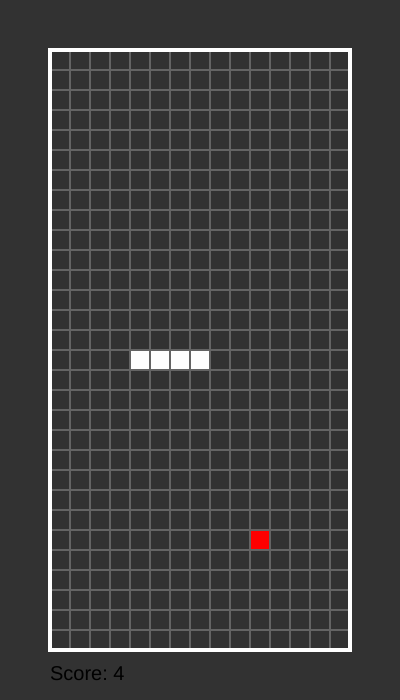
Frame 1 (no input)
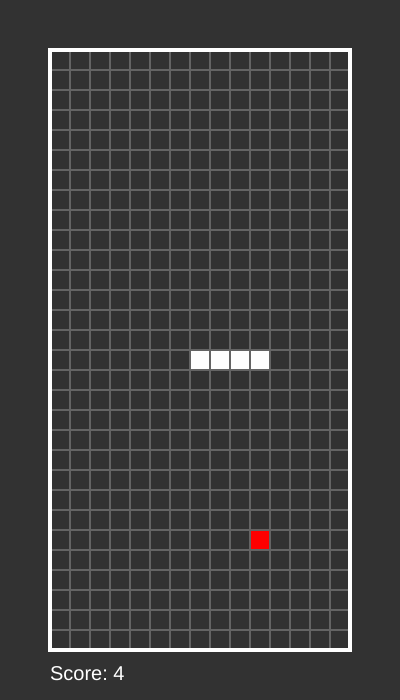
Frame 60 (no input)
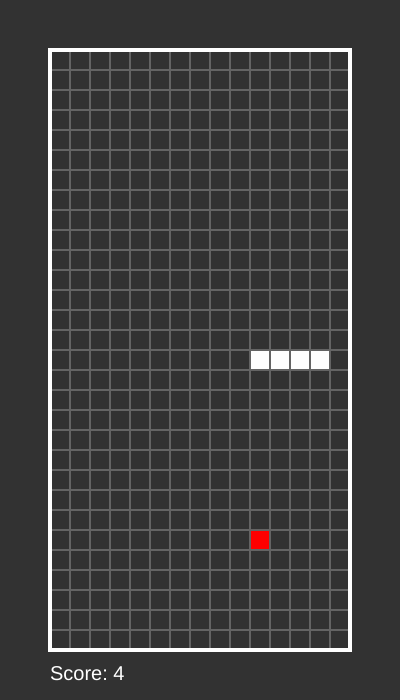
Frame 120 (the mouse pressed at the canvas centre since frame 60)

The p5.js sketch that drew these frames (run headless with seeded random() and noise() and a simulated clock; from frame 60 on, the mouse is pressed at the canvas centre):

// p5.js sketch
// ── sketch.js
const dimX = 15;
const dimY = 30;
const pixSize = 20;
const margin = 50;

let tbW = dimX * pixSize;
let tbH = dimY * pixSize;

let dir =3;
let ldir = 2;
let speed = 15;
let t=0;
let lose = false;

class point{
    constructor(px,py){
        this.x = px;
        this.y = py;
    }
}

let snake = [point];
let apple;
let n = 4;

function init(){
    let m = Math.floor(dimY/2);
    snake = [];
    n=4;
    for (let i=0; i<n; i++){
        snake[i] = new point(Math.floor(dimX/2)-i, m);
    }
}

function reset(){
    background(50);
    textSize(20);
    init();
    text('Score: ' + n, margin, margin + tbH + 30);
    apple = new point(Math.floor(random(0, dimX-1)), Math.floor(random(0, dimY-1)));
    drawApple();
    drawSnake();
    drawTable();
}

function drawSnake(){
    fill(255);
    noStroke(); 
    for (let i=0; i < snake.length; i++){
        rect(margin + snake[i].x * pixSize, margin + tbH - snake[i].y * pixSize, pixSize, pixSize);
    }
}

function drawTable(){
    strokeWeight(2);
    stroke(100);
    for (let i=margin + pixSize; i<= tbW + margin; i+=pixSize){
        line(i,margin + tbH, i, margin);
    }
    for (let i=margin + pixSize; i<= tbH + margin; i+=pixSize){
        line(margin, i, margin + tbW, i);
    }
    noFill();
    stroke(255);
    strokeWeight(4);
    rect(margin, margin,tbW, tbH);
}

function updatePosition(){
    for(let i=snake.length-1; i > 0; i--){
        snake[i].x = snake[i-1].x;
        snake[i].y = snake[i-1].y;
    }
    switch (dir){
        case 1:
            snake[0].x --;
            break;
        case 2: 
            snake[0].y ++;
            break;
        case 3:
            snake[0].x ++;
            break
        case 4:
            snake[0].y --;
            break;
    }
    check();
    
}

function drawApple(){
    fill(255,0,0);
    noStroke();
    rect(margin + apple.x*pixSize, margin + tbH - apple.y*pixSize, pixSize, pixSize);
}

function checkApple(x,y){
    for (let i=0; i< snake.length; i++){
        if ((x == snake[i].x) && (y == snake[i].y)){
            return false;
        }
    }
    return true;
}

function check(){
    if ((snake[0].x == apple.x) && (snake[0].y == apple.y)){
        do {
            apple = new point(Math.floor(random(1, dimX)), Math.floor(random(1, dimY)));
        } while (!checkApple(apple.x, apple.y));
        snake[snake.length] = new point( snake[snake.length-1].x, snake[snake.length-1].y);
        n++;
    }
    if (snake[0].x < 0){
        snake[0].x = dimX-1;
    }else if (snake[0].x > dimX-1){
        snake[0].x = 0;
    }else if (snake[0].y < 1){
        snake[0].y = dimY;
    }else if (snake[0].y > dimY){
        snake[0].y = 1;
    }
    for (let i=1; i< snake.length; i++){
        if ((snake[i].x == snake[0].x) && (snake[i].y == snake[0].y)){
            lose = true;
        }
    }

}

function setup(){
    createCanvas(tbW + 2 * margin, tbH + 2 * margin);
    reset();
}

function draw(){
    if (keyIsPressed){
        switch (key){
            case 'a': 
                if (dir != 3){
                    dir = 1; 
                }
                break;
            case 'w': 
                if (dir != 4){
                    dir = 2; 
                }
                break;
            case 'd': 
                if (dir != 1){
                    dir = 3; 
                }
                break;
            case 's': 
                if (dir != 2){
                    dir = 4; 
                }
                break;
        }
        switch (keyCode){
            case LEFT_ARROW: 
                dir = 1;
                break;
            case UP_ARROW:
                dir = 2;
                break;
            case RIGHT_ARROW:
                dir = 3;
                break;
            case DOWN_ARROW:
                dir = 4;
        }
        //console.log(dir);
    }

    t++;
    if (!lose){
        if (t%20 == 0){
            updatePosition();
            background(50);
            drawApple();
            drawSnake();
            drawTable();
            fill(255);
            noStroke(); 
            text('Score: ' + n, margin, margin + tbH + 30);
            //console.log('done');
        }
    }else{
        background(0);
        textSize(72);
        textAlign(CENTER);
        text('LOSE!!!', width/2, height/2);
        if (keyIsPressed){
            reset();
            lose = false;
        }
    }
}
